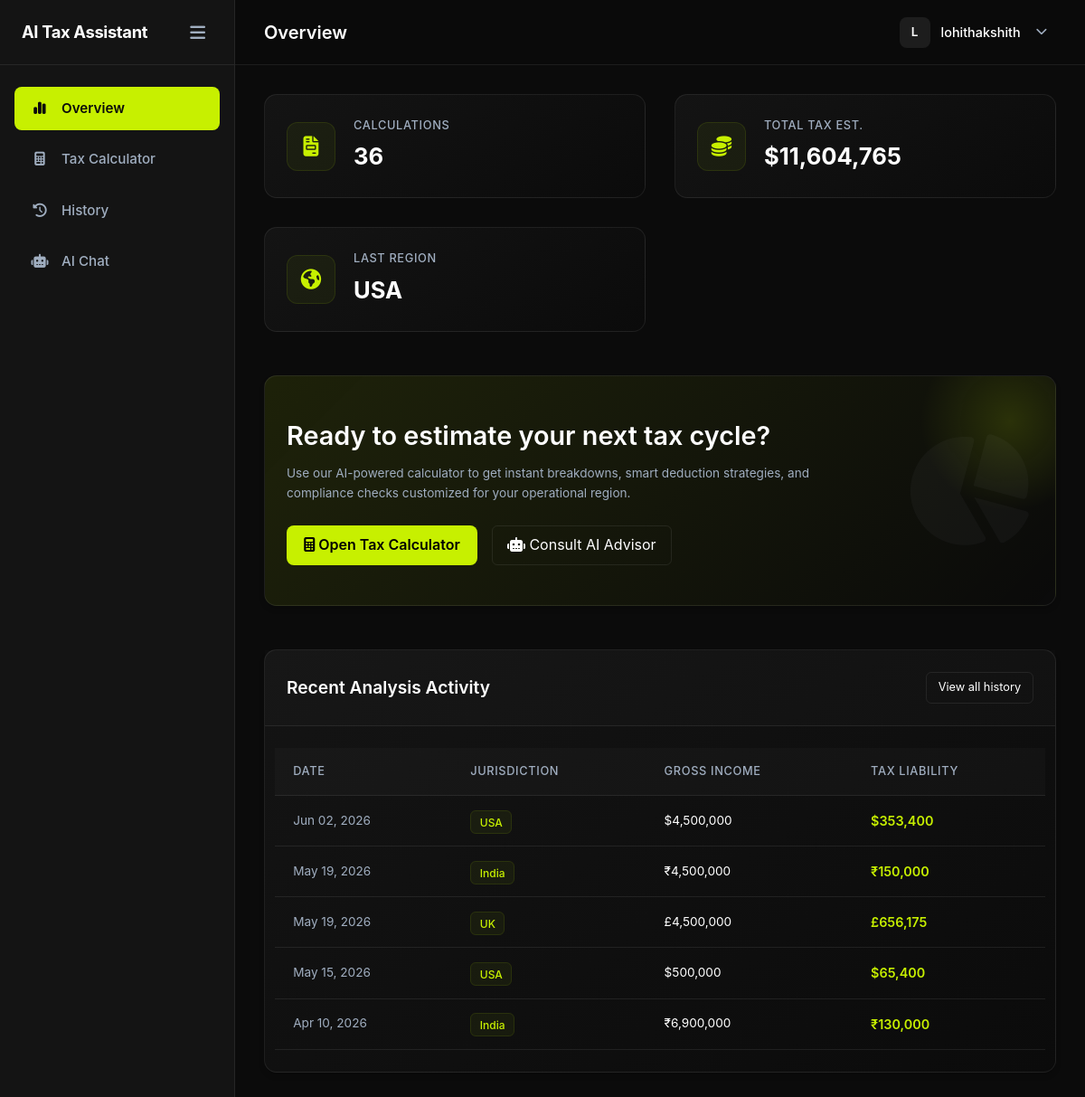
The app's page /dashboard/ (signed in) with its own data.
### tax_engine/models.py (models this page shows, shortened)
class TaxCalculation(models.Model):
    user = models.ForeignKey(User, on_delete=models.CASCADE)
    country = models.CharField(max_length=50)
    income = models.FloatField()
    deductions = models.FloatField()
    taxable_income = models.FloatField()
    estimated_tax = models.FloatField()
    ai_explanation = models.TextField(blank=True, null=True)
    created_at = models.DateTimeField(auto_now_add=True)

### dashboard/views.py (the view)
# urls.py: path('dashboard/', views.dashboard_view, name='dashboard'),
@login_required
def dashboard_view(request):
    calculations = TaxCalculation.objects.filter(user=request.user).order_by('-created_at')
    total_tax_paid = sum(calc.estimated_tax for calc in calculations)
    last_country = calculations.first().country if calculations.exists() else "None"
    context = {
        'calculations': calculations[:5], # Only show recent 5 on dash
        'total_calculations': calculations.count(),
        'total_tax_paid': round(total_tax_paid, 2),
        'last_country': last_country,
    }
    return render(request, 'dashboard/dashboard.html', context)

### dashboard/templatetags/tax_tags.py (called while the page is built)
@register.filter
def currency_symbol(country_name):
    if not country_name:
        return "₹"  # Default to INR as per user preference
    country = str(country_name).lower().strip()
    mapping = {
        'india': '₹',
        'in': '₹',
        'inr': '₹',
        'us': '$',
        'usa': '$',
        'usd': '$',
        'united states': '$',
        'uk': '£',
        'gbp': '£',
        'united kingdom': '£',
        'gb': '£',
        'canada': 'C$',
        'cad': 'C$',
        'ca': 'C$',
        'australia': 'A$',
        'aud': 'A$',
        'au': 'A$',
        'europe': '€',
        'eu': '€',
        'euro': '€',
        'eur': '€',
    }
    return mapping.get(country, '₹')  # Default fallback to INR

@register.filter
def country_display(value):
    if not value:
        return "India"
    mapping = {
        'india': 'India',
        'in': 'India',
        'inr': 'India',
        'us': 'USA',
        'usa': 'USA',
        'usd': 'USA',
        'united states': 'USA',
        'uk': 'UK',
        'gbp': 'UK',
        'united kingdom': 'UK',
        'canada': 'Canada',
        'cad': 'Canada',
        'australia': 'Australia',
        'aud': 'Australia',
        'europe': 'European Union',
        'eu': 'European Union',
        'eur': 'European Union',
        'euro': 'European Union',
    }
    return mapping.get(str(value).lower().strip(), str(value).title())

### templates/dashboard/dashboard.html (shortened to what this page needs)
{% extends 'base_app.html' %}
{% load tax_tags humanize %}
{% block page_title %}Overview{% endblock %}
{% block content %}
<div class="dashboard-grid fade-in page-transition">
    <div class="stats-container">
        <div class="stat-card">
            <div class="stat-icon"><i class="fa-solid fa-file-invoice" style="color:var(--accent-neon);"></i></div>
            <div class="stat-info">
                <span class="stat-label">Calculations</span>
                <span class="stat-value">{{ total_calculations }}</span>
            </div>
        </div>
        <div class="stat-card">
            <div class="stat-icon"><i class="fa-solid fa-coins" style="color:var(--accent-neon);"></i></div>
            <div class="stat-info">
                <span class="stat-label">Total Tax Est.</span>
                <span class="stat-value">{{ last_country|currency_symbol }}{{ total_tax_paid|floatformat:0|intcomma }}</span>
            </div>
        </div>
        <div class="stat-card">
            <div class="stat-icon"><i class="fa-solid fa-earth-americas" style="color:var(--accent-neon);"></i></div>
            <div class="stat-info">
                <span class="stat-label">Last Region</span>
                <span class="stat-value">{{ last_country|country_display }}</span>
            </div>
        </div>
    </div>
    <div class="card mt-2 mb-4" style="background: linear-gradient(135deg, rgba(199,240,0,0.1) 0%, rgba(0,0,0,0) 100%); position: relative; overflow: hidden;">
        <div style="position: absolute; top: -50px; right: -50px; width: 200px; height: 200px; background: radial-gradient(circle, rgba(199,240,0,0.15) 0%, rgba(0,0,0,0) 70%); border-radius: 50%;"></div>
        <div class="flex-between align-center p-4 banner-flex" style="flex-wrap: wrap; gap: 2rem;">
            <div style="flex: 1; min-width: 300px;">
                <h2 class="mb-2 font-weight-bold" style="font-size: 1.8rem;">Ready to estimate your next tax cycle?</h2>
                <p class="text-muted text-sm mb-4" style="line-height: 1.6; max-width: 600px;">Use our AI-powered calculator to get instant breakdowns, smart deduction strategies, and compliance checks customized for your operational region.</p>
                <div style="display: flex; gap: 1rem;">
                    <a href="{% url 'calculator' %}" class="btn-primary"><i class="fa-solid fa-calculator"></i> Open Tax Calculator</a>
                    <a href="{% url 'chat' %}" class="know-more-btn"><i class="fa-solid fa-robot"></i> Consult AI Advisor</a>
                </div>
            </div>
            <div style="font-size: 8rem; color: rgba(255,255,255,0.03); transform: rotate(15deg);">
                <i class="fa-solid fa-chart-pie"></i>
            </div>
        </div>
    </div>
    <div class="card mt-4">
        <div class="card-header flex-between">
            <h3>Recent Analysis Activity</h3>
            <a href="{% url 'history' %}" class="btn-outline" style="font-size: 0.8rem; padding: 0.4rem 0.8rem;">View all history</a>
        </div>
        <div class="card-body p-0">
            {% if calculations %}
            <div class="table-responsive">
                <table class="table table-hover">
                    <thead>
                        <tr>
                            <th>Date</th>
                            <th>Jurisdiction</th>
                            <th>Gross Income</th>
                            <th>Tax Liability</th>
                        </tr>
                    </thead>
                    <tbody>
                        {% for calc in calculations %}
                        <tr>
                            <td class="text-muted text-sm">{{ calc.created_at|date:"M d, Y" }}</td>
                            <td>
                                <span class="badge" style="background: rgba(199,240,0,0.05); border: 1px solid rgba(199,240,0,0.1); color: var(--accent-neon);">{{ calc.country|country_display }}</span>
                            </td>
                            <td class="text-sm">{{ calc.country|currency_symbol }}{{ calc.income|floatformat:0|intcomma }}</td>
                            <td class="text-accent font-weight-bold">
                                {{ calc.country|currency_symbol }}{{ calc.estimated_tax|floatformat:0|intcomma }}
                            </td>
                        </tr>
                        {% endfor %}
                    </tbody>
                </table>
            </div>
            {% else %}
            <div class="empty-state p-5 text-center">
                <p class="text-muted" style="padding: 1rem 1rem 0.5rem;">No calculations yet. Start your first analysis to see data here.</p>
                <a href="{% url 'calculator' %}" class="btn-outline mt-3" style="display: inline-flex;">Calculate Now</a>
            </div>
            {% endif %}
        </div>
    </div>
</div>
{% endblock %}

### templates/base_app.html (shortened to what this page needs)
{% load static %}
<!DOCTYPE html>
<html lang="en">
<head>
    <link rel="stylesheet" href="https://cdnjs.cloudflare.com/ajax/libs/font-awesome/6.5.1/css/all.min.css" />
    <link rel="stylesheet" href="{% static 'style.css' %}">
    <link rel="stylesheet" href="{% static 'dashboard.css' %}">
</head>
<body class="app-body">
    <aside class="app-sidebar" id="appSidebar">
        <div class="sidebar-header">
            <span class="logo">AI Tax Assistant</span>
            <button class="icon-btn" id="toggleSidebar"><i class="fa-solid fa-bars"></i></button>
        </div>
        <nav class="sidebar-nav">
            <a href="{% url 'dashboard' %}" class="nav-item">
                <span class="nav-icon"><i class="fa-solid fa-chart-simple"></i></span>
                <span class="nav-label">Overview</span>
            </a>
            <a href="{% url 'calculator' %}" class="nav-item">
                <span class="nav-icon"><i class="fa-solid fa-calculator"></i></span>
                <span class="nav-label">Tax Calculator</span>
            </a>
            <a href="{% url 'history' %}" class="nav-item">
                <span class="nav-icon"><i class="fa-solid fa-clock-rotate-left"></i></span>
                <span class="nav-label">History</span>
            </a>
            <a href="{% url 'chat' %}" class="nav-item">
                <span class="nav-icon"><i class="fa-solid fa-robot"></i></span>
                <span class="nav-label">AI Chat</span>
            </a>
        </nav>
    </aside>
    <div class="app-main">
        <header class="app-topbar">
            <div class="topbar-left">
                <h2 class="page-title">{% block page_title %}Dashboard{% endblock %}</h2>
            </div>
            <div class="topbar-right">
                <div class="user-profile-dropdown" id="userProfileDropdown">
                    <div class="user-profile-trigger" id="dropdownTrigger">
                        <div class="user-avatar" data-initials="{{ request.user.username|make_list|first|upper }}">
                            {{ request.user.username|make_list|first|upper }}
                        </div>
                        <span class="user-name">{{ request.user.username }}</span>
                        <i class="fa-solid fa-chevron-down"
                            style="font-size: 0.8rem; margin-left: 5px; color: var(--text-muted);"></i>
                    </div>
                </div>
            </div>
        </header>
        <main class="app-content container-fluid">
            {% block content %}
            {% endblock %}
        </main>
    </div>
</body>
</html>

### static/style.css (style rules this page uses)
html { scroll-behavior: smooth; }
.page-transition { animation: pageFadeIn 0.4s ease-out forwards; }
* { margin: 0; padding: 0; box-sizing: border-box; font-family: 'Inter', system-ui, sans-serif; }
:root { --bg-main: #0b0b0b; --bg-card: #141414; --text-main: #ffffff; --text-muted: #b3b3b3; --border-color: #262626; --accent: #c7f000; }
body { background: var(--bg-main); color: var(--text-main); line-height: 1.6; }
a { text-decoration: none; color: var(--text-main); }
.btn-primary { background: var(--accent); color: #000 !important; padding: 0.6rem 1.2rem; border-radius: 8px; font-weight: 600; border: none; cursor: pointer; transition: opacity 0.15s ease, transform 0.15s ease !important; }
.btn-outline { border: 1px solid var(--border-color); padding: 0.5rem 1rem; border-radius: 6px; }
main { padding: 2rem; display: block; min-width: 320px; }

### records on screen
TaxCalculation: country "$", country "USA", created_at "Jun 02, 2026", country|country_display "USA", income "4,500,000", estimated_tax "353,400"
TaxCalculation: created_at "May 19, 2026", country|country_display "India", country "₹", income "4,500,000", estimated_tax "150,000"
TaxCalculation: created_at "May 19, 2026", country|country_display "UK", country "£", income "4,500,000", estimated_tax "656,175"
TaxCalculation: created_at "May 15, 2026", country|country_display "USA", country "$", income "500,000", estimated_tax "65,400"
TaxCalculation: created_at "Apr 10, 2026", country|country_display "India", country "₹", income "6,900,000", estimated_tax "130,000"

### other values on screen
{{ request.user.username|make_list|first|upper }} "L"
{{ request.user.username }} "lohithakshith"
{{ total_calculations }} "36"
{{ total_tax_paid|floatformat:0|intcomma }} "11,604,765"
